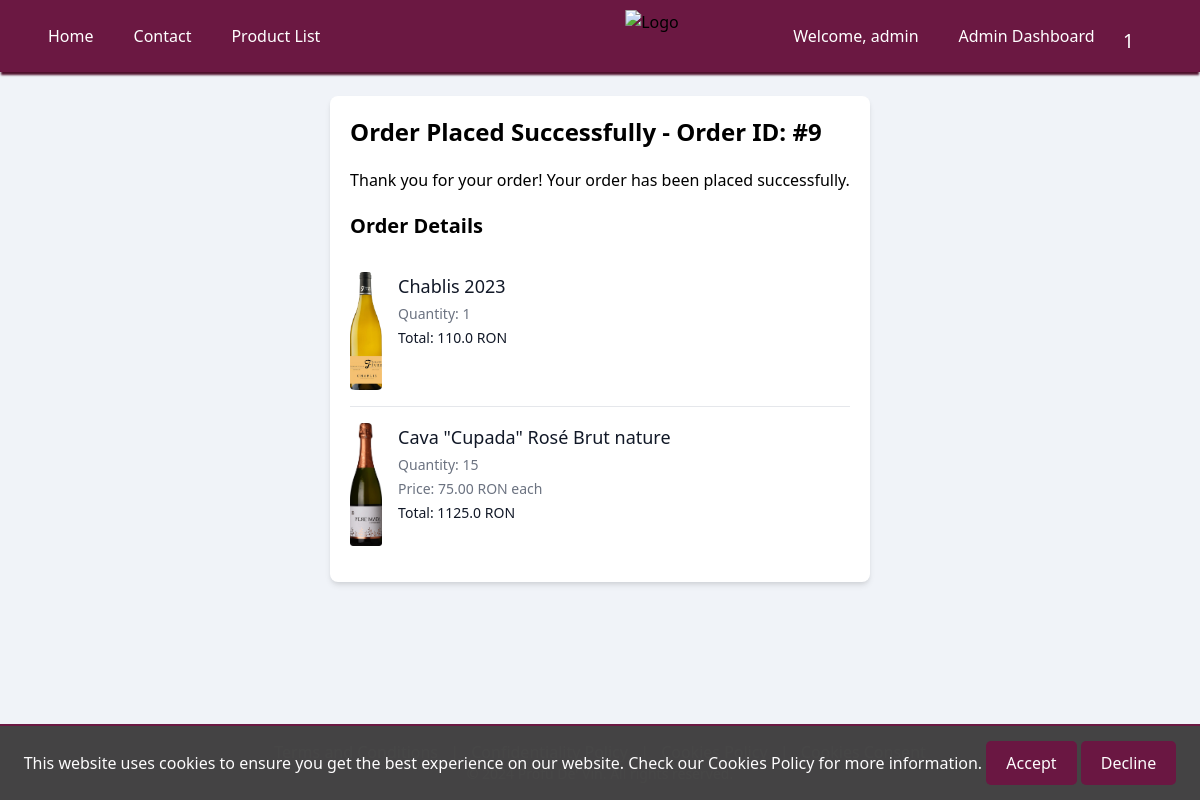
Page /order_success/ (signed in) on the committed database.
### my_app/models.py (models this page shows, shortened)
class Order(models.Model):
    user = models.ForeignKey(User, on_delete=models.CASCADE)
    created_at = models.DateTimeField(default=timezone.now)
    first_name = models.CharField(max_length=30,default='')
    last_name = models.CharField(max_length=30,default='')
    email = models.EmailField(max_length=254, default='')
    phone_number = models.CharField(max_length=15, default='')
    address = models.CharField(max_length=255 , null=True)
    city = models.CharField(max_length=100, null=True)
    county = models.CharField(max_length=100, default='')
    postal_code = models.CharField(max_length=6, null=True)
    total_price = models.DecimalField(max_digits=10, decimal_places=2)
    status = models.CharField(max_length=20, default='Pending')
    wines = models.ManyToManyField(Wines, through='OrderItem', related_name='orders')
    spirits = models.ManyToManyField(Spirits, through='OrderItem', related_name='orders')

class OrderItem(models.Model):
    order = models.ForeignKey(Order, related_name='items', on_delete=models.CASCADE)
    wine = models.ForeignKey(Wines, null=True, blank=True, on_delete=models.CASCADE)
    spirit = models.ForeignKey(Spirits, null=True, blank=True, on_delete=models.CASCADE)
    quantity = models.PositiveIntegerField()
    price = models.DecimalField(max_digits=6, decimal_places=2)
    name = models.CharField(max_length=100, null=True, blank=True)
    type = models.CharField(max_length=100, null=True, blank=True)
    year = models.IntegerField(null=True, blank=True)
    grapes = models.CharField(max_length=100, null=True, blank=True)
    country = models.CharField(max_length=100, null=True, blank=True)
    region = models.CharField(max_length=100, null=True, blank=True)
    alcohol_level = models.IntegerField(null=True, blank=True)
    style = models.CharField(max_length=100, null=True, blank=True)

class Wines(models.Model):
    Name = models.CharField(max_length=100)
    Type = models.CharField(max_length=100)
    Year = models.IntegerField(default=None, null=True)  # Changed to allow NULL or default value
    Grapes = models.CharField(max_length=100, null=True)  # Changed to allow NULL
    Country = models.CharField(max_length=100)
    Region = models.CharField(max_length=100, null=True)  # Changed to allow NULL
    Price = models.DecimalField(max_digits=6, decimal_places=2, null=True)
    Description = models.TextField()
    Qty = models.IntegerField(null=True)  # Kept as is, can be set to default if needed
    ID = models.AutoField(primary_key=True, editable=False)
    image = models.ImageField(upload_to='wines/', null=True, blank=True)

### my_app/views.py (the view)
# urls.py: path('order_success/', views.order_success, name='order_success'),
@login_required
def order_success(request):
    order = Order.objects.filter(user=request.user).latest('created_at')
    return render(request, 'my_app/order_succes.html', {'order': order})

### my_app/context_processors.py (called while the page is built)
def cart_item_count(request):
    if request.user.is_authenticated:
        cart_items = CartItem.objects.filter(cart__user=request.user)
        return {'cart_item_count': cart_items.count()}
    return {'cart_item_count': 0}

### my_app/templatetags/custom_filters.py (called while the page is built)
@register.filter
def multiply(value, arg):
    try:
        return float(value) * float(arg)
    except (ValueError, TypeError):
        return ''

### templates/my_app/order_succes.html (shortened to what this page needs)
<!DOCTYPE html>
<html lang="en">
<head>
    {% load static %}
    <link href="https://cdn.jsdelivr.net/npm/tailwindcss@2.2.19/dist/tailwind.min.css" rel="stylesheet">
    <link rel="stylesheet" href="{% static 'css/order_succes.css' %}">
</head>
<body>
    {% include 'my_app/header.html' %}
    {% load custom_filters %}
    <main>
    <div class="flex items-center justify-center" style="margin-top: 6rem">
        <div class="custom-container p-5 bg-white shadow-md rounded-lg">
            <h1 class="text-2xl font-bold mb-5">Order Placed Successfully - Order ID: #{{ order.id }} </h1>
            <p class="mb-5">Thank you for your order! Your order has been placed successfully.</p>
            <h2 class="text-xl font-semibold mb-4">Order Details</h2>
            <ul class="divide-y divide-gray-200">
                {% for item in order.items.all %}
                    <li class="py-4 flex">
                        <div class="flex-shrink-0">
                            {% if item.wine and item.wine.image %}
                                <img src="{{ item.wine.image.url }}" alt="{{ item.wine.Name }}" style="max-width: 2rem;">
                            {% elif item.spirit and item.spirit.image %}
                                <img src="{{ item.spirit.image.url }}" alt="{{ item.spirit.Name }}" class="h-20 w-20 rounded-md">
                            {% endif %}
                        </div>
                        <div class="ml-4 flex-1 flex flex-col justify-between">
                            <div>
                                <h3 class="text-lg font-medium text-gray-900">
                                    {% if item.wine %}
                                        {{ item.wine.Name }}
                                    {% else %}
                                        {{ item.spirit.Name }}
                                    {% endif %}
                                </h3>
                                <p class="mt-1 text-sm text-gray-500">Quantity: {{ item.quantity }}</p>
                                {% if item.quantity > 1 %}
                                    <p class="mt-1 text-sm text-gray-500">Price: {{ item.price|floatformat:2 }} RON each</p>
                                {% endif %}
                                <div class="mt-1 text-sm font-medium text-gray-900">
                                    Total: {{ item.price|floatformat:2|multiply:item.quantity }} RON
                                </div>
                            </div>
                        </div>
                    </li>
                {% endfor %}
            </ul>
        </div>
    </div>
    </main>
    {% include 'my_app/footer.html' %}
</body>
</html>

### templates/my_app/header.html (shortened to what this page needs)
{% load static %}
    <header class="header">
        <div class="links">
            <nav class="flex items-center justify-between relative">
                <div class="hidden lg:flex lg:items-center lg:space-x-10 lg:-ml-20">
                    <a href="/home" title="" class="headerlinks"> Home </a>
                    <a href="/home/contact" title="" class="headerlinks"> Contact </a>
                    <a href="/home/product_list" title="" class="headerlinks"> Product List </a>
                </div>
                <div class="absolute left-1/2 transform -translate-x-1/2">
                    <a href="/home">
                        <img class="imageheadersize" src="{% static 'images/logo.png' %}" alt="Logo" />
                    </a>
                </div>
                <div class="hidden lg:flex lg:items-center lg:space-x-10 lg:-mr-20">
                    {% if user.is_authenticated %}
                    <a href="{% url 'profile_view' %}" title="" class="headerlinks">
                        <span class="headerlinks">Welcome, {{ user.username }}</span>
                        {% if user.is_staff %}
                            <a href="{% url 'admin_dashboard' %}" title="" class="headerlinks"> Admin Dashboard </a>
                        {% endif %}
                    </a>
                        <a href="{% url 'cart_view' %}" class="headerlinks cart-link">
                            <span class="cartlogo"><span class="cart-count">{{ cart_item_count }}</span></span>
                        </a>
                    {% else %}
                        <a href="{% url 'login' %}?next={{ request.path }}" title="" class="headerlinks"> Log in </a>
                        <a href="{% url 'signup' %}?next={{ request.path }}" title="" class="headerlinks"> Sign up </a>
                    {% endif %}
                </div>
            </nav>
        </div>
    </header>

### static/css/order_succes.css (style rules this page uses)
html, body { height: 100%; margin: 0; overflow: hidden; background-color: #f0f3f8; }
body { overflow-y: scroll; -ms-overflow-style: none; scrollbar-width: none; }

### templates/my_app/footer.html (style rules this page uses)
body { display: flex; flex-direction: column; min-height: 100vh; }
main { flex: 1; }

### rows in the picture
Order: id "9"
OrderItem: wine.image (picture), wine.Name "Chablis 2023", quantity "1", price|multiply "110.0"
OrderItem: wine.image (picture), wine.Name "Cava \"Cupada\" Rosé Brut nature", quantity "15", price "75.00", price|multiply "1125.0"

### other values in the picture
{{ user.username }} "admin"
{{ cart_item_count }} "1"
